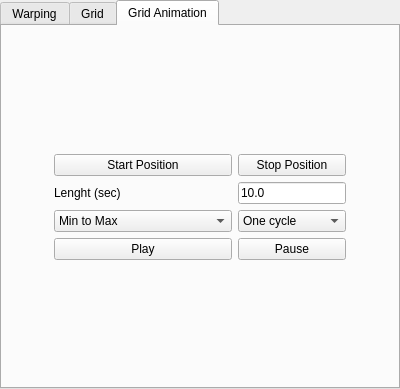
<ui version="4.0" >
 <class>WarperDialog</class>
 <widget class="QTabWidget" name="WarperDialog" >
  <property name="geometry" >
   <rect>
    <x>0</x>
    <y>0</y>
    <width>400</width>
    <height>389</height>
   </rect>
  </property>
  <property name="minimumSize" >
   <size>
    <width>400</width>
    <height>0</height>
   </size>
  </property>
  <property name="focusPolicy" >
   <enum>Qt::ClickFocus</enum>
  </property>
  <property name="windowTitle" >
   <string>TabWidget</string>
  </property>
  <property name="currentIndex" >
   <number>2</number>
  </property>
  <widget class="QWidget" name="tab" >
   <attribute name="title" >
    <string>Warping</string>
   </attribute>
   <layout class="QVBoxLayout" name="verticalLayout" >
    <property name="sizeConstraint" >
     <enum>QLayout::SetMinimumSize</enum>
    </property>
    <item>
     <layout class="QHBoxLayout" name="horizontalLayout" >
      <item>
       <widget class="QLabel" name="label" >
        <property name="maximumSize" >
         <size>
          <width>16777215</width>
          <height>155</height>
         </size>
        </property>
        <property name="text" >
         <string>Change slider(s) range:</string>
        </property>
       </widget>
      </item>
      <item>
       <widget class="QLineEdit" name="rangeLineEdit" />
      </item>
      <item>
       <widget class="QPushButton" name="rangePushButton" >
        <property name="text" >
         <string>Set Range</string>
        </property>
       </widget>
      </item>
     </layout>
    </item>
    <item>
     <layout class="QHBoxLayout" name="horizontalLayout_2" >
      <property name="sizeConstraint" >
       <enum>QLayout::SetFixedSize</enum>
      </property>
      <item>
       <layout class="QHBoxLayout" name="horizontalLayout_3" >
        <property name="sizeConstraint" >
         <enum>QLayout::SetFixedSize</enum>
        </property>
        <item>
         <widget class="QCheckBox" name="m_useShadersCheck" >
          <property name="text" >
           <string>Hardware Acceleration</string>
          </property>
         </widget>
        </item>
        <item>
         <widget class="QCheckBox" name="checkBox" >
          <property name="text" >
           <string>Sliders independent</string>
          </property>
         </widget>
        </item>
        <item>
         <widget class="QCheckBox" name="checkbox4" >
          <property name="text" >
           <string>Reset Sliders</string>
          </property>
         </widget>
        </item>
        <item>
         <widget class="QPushButton" name="pushButton" >
          <property name="text" >
           <string>Play All</string>
          </property>
         </widget>
        </item>
       </layout>
      </item>
     </layout>
    </item>
    <item>
     <layout class="QGridLayout" name="laySliders" />
    </item>
   </layout>
  </widget>
  <widget class="QWidget" name="tab2" >
   <attribute name="title" >
    <string>Grid</string>
   </attribute>
   <layout class="QVBoxLayout" name="verticalLayout_2" >
    <item>
     <widget class="QGroupBox" name="groupBox" >
      <property name="minimumSize" >
       <size>
        <width>0</width>
        <height>14</height>
       </size>
      </property>
      <property name="title" >
       <string>Addition of grid</string>
      </property>
      <layout class="QVBoxLayout" name="verticalLayout_3" >
       <item>
        <widget class="GridTreeWidget" name="treeWidget" >
         <column>
          <property name="text" >
           <string/>
          </property>
         </column>
        </widget>
       </item>
       <item>
        <widget class="QLabel" name="label_4" >
         <property name="text" >
          <string/>
         </property>
        </widget>
       </item>
      </layout>
     </widget>
    </item>
   </layout>
  </widget>
  <widget class="QWidget" name="tab_2" >
   <attribute name="title" >
    <string>Grid Animation</string>
   </attribute>
   <layout class="QGridLayout" name="gridLayout" >
    <item row="1" column="1" >
     <widget class="QPushButton" name="pushButton_2" >
      <property name="text" >
       <string>Start Position</string>
      </property>
     </widget>
    </item>
    <item row="1" column="2" >
     <widget class="QPushButton" name="pushButton_3" >
      <property name="text" >
       <string>Stop Position</string>
      </property>
     </widget>
    </item>
    <item row="2" column="2" >
     <widget class="QLineEdit" name="lineEdit" >
      <property name="minimumSize" >
       <size>
        <width>20</width>
        <height>20</height>
       </size>
      </property>
      <property name="text" >
       <string>10.0</string>
      </property>
     </widget>
    </item>
    <item row="2" column="1" >
     <widget class="QLabel" name="label_2" >
      <property name="text" >
       <string>Lenght (sec)</string>
      </property>
     </widget>
    </item>
    <item row="3" column="1" >
     <widget class="QComboBox" name="comboBox" >
      <property name="sizePolicy" >
       <sizepolicy vsizetype="Fixed" hsizetype="Expanding" >
        <horstretch>0</horstretch>
        <verstretch>0</verstretch>
       </sizepolicy>
      </property>
      <property name="minimumSize" >
       <size>
        <width>80</width>
        <height>0</height>
       </size>
      </property>
      <property name="baseSize" >
       <size>
        <width>80</width>
        <height>0</height>
       </size>
      </property>
      <item>
       <property name="text" >
        <string>Min to Max</string>
       </property>
      </item>
      <item>
       <property name="text" >
        <string>Max to Min</string>
       </property>
      </item>
      <item>
       <property name="text" >
        <string>Min to Max then Max to Min</string>
       </property>
      </item>
      <item>
       <property name="text" >
        <string>Max to Min then Min to Max</string>
       </property>
      </item>
     </widget>
    </item>
    <item row="3" column="2" >
     <widget class="QComboBox" name="comboBox_2" >
      <item>
       <property name="text" >
        <string>One cycle</string>
       </property>
      </item>
      <item>
       <property name="text" >
        <string>Always</string>
       </property>
      </item>
     </widget>
    </item>
    <item row="4" column="1" >
     <widget class="QPushButton" name="pushButton_4" >
      <property name="text" >
       <string>Play</string>
      </property>
      <property name="checkable" >
       <bool>true</bool>
      </property>
     </widget>
    </item>
    <item row="4" column="2" >
     <widget class="QPushButton" name="pushButton_5" >
      <property name="text" >
       <string>Pause</string>
      </property>
      <property name="checkable" >
       <bool>true</bool>
      </property>
     </widget>
    </item>
    <item row="0" column="2" >
     <spacer name="verticalSpacer" >
      <property name="orientation" >
       <enum>Qt::Vertical</enum>
      </property>
      <property name="sizeHint" stdset="0" >
       <size>
        <width>20</width>
        <height>40</height>
       </size>
      </property>
     </spacer>
    </item>
    <item row="1" column="0" >
     <spacer name="horizontalSpacer" >
      <property name="orientation" >
       <enum>Qt::Horizontal</enum>
      </property>
      <property name="sizeHint" stdset="0" >
       <size>
        <width>40</width>
        <height>20</height>
       </size>
      </property>
     </spacer>
    </item>
    <item row="1" column="3" >
     <spacer name="horizontalSpacer_2" >
      <property name="orientation" >
       <enum>Qt::Horizontal</enum>
      </property>
      <property name="sizeHint" stdset="0" >
       <size>
        <width>40</width>
        <height>20</height>
       </size>
      </property>
     </spacer>
    </item>
    <item row="5" column="1" >
     <spacer name="verticalSpacer_2" >
      <property name="orientation" >
       <enum>Qt::Vertical</enum>
      </property>
      <property name="sizeHint" stdset="0" >
       <size>
        <width>20</width>
        <height>40</height>
       </size>
      </property>
     </spacer>
    </item>
   </layout>
  </widget>
 </widget>
 <customwidgets>
  <customwidget>
   <class>GridTreeWidget</class>
   <extends>QTreeWidget</extends>
   <header>../GridTreeWidget.h</header>
  </customwidget>
 </customwidgets>
 <resources/>
 <connections/>
</ui>
